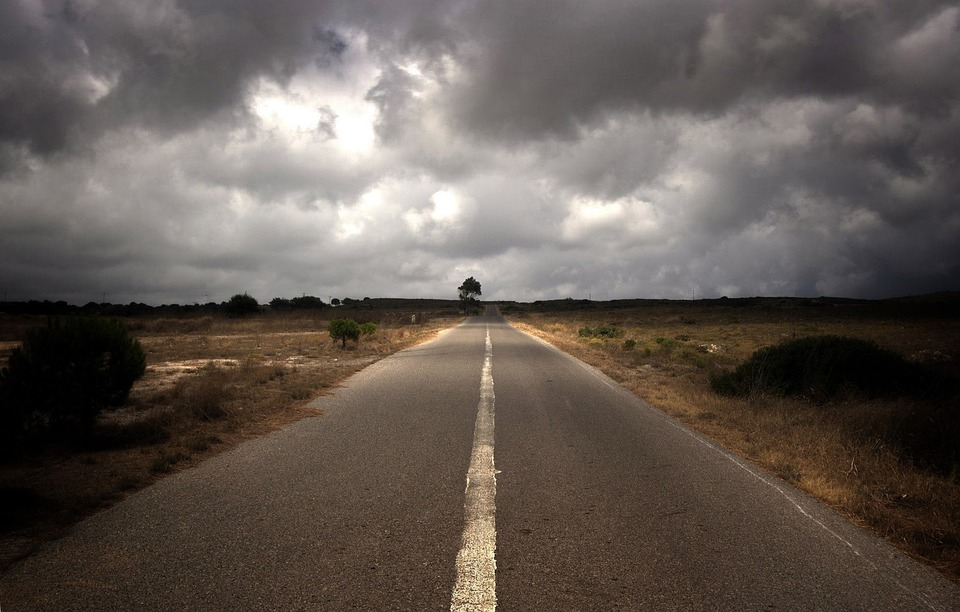
#> input picture examples/cloudy.jpg, 960 x 612 px
$ python -i weathercv.py   (imports and definitions only)
#> lines starting #> are read from the running program, lines starting #| are printed output that depends on the picture; after the words box and inside, x2 and y2 are one past the last pixel; in counts of white or black regions, pixels touching at a corner belong together
import cv2
import numpy as np

def _get_sky_region(image, fraction=0.3):
    height = image.shape[0]
    return image[:int(height * fraction), :]

def _get_brightness(image):
    hsv = cv2.cvtColor(image, cv2.COLOR_BGR2HSV)
    return np.mean(hsv[:, :, 2]) / 255.0

def _get_saturation(image):
    hsv = cv2.cvtColor(image, cv2.COLOR_BGR2HSV)
    return np.mean(hsv[:, :, 1]) / 255.0

def _get_contrast(image):
    gray = cv2.cvtColor(image, cv2.COLOR_BGR2GRAY)
    return gray.std() / 255.0

def _get_edge_density(image):
    gray = cv2.cvtColor(image, cv2.COLOR_BGR2GRAY)
    edges = cv2.Canny(gray, 50, 150)
    return np.sum(edges > 0) / edges.size

def _is_forest(image):
    hsv = cv2.cvtColor(image, cv2.COLOR_BGR2HSV)
    hue = hsv[:, :, 0]
    green_mask = (hue > 35) & (hue < 85)
    green_ratio = np.sum(green_mask) / (image.shape[0] * image.shape[1])
    return green_ratio > 0.25

def classify_weather(img: str):
    """
    Classify the weather based on brightness, saturation, contrast, and edge density.

    Args:
        img (str): The path to the image file.

    Returns:
        dict: The detected weather condition.
    """
#> called with img = 'examples/cloudy.jpg'

    image = cv2.imread(img)
#> image is the input picture: shape (612, 960, 3); mean B, G, R 83, 89.6, 98.5
    sky = _get_sky_region(image)
#> in _get_sky_region, `return image[:int(height * fraction), :]`:
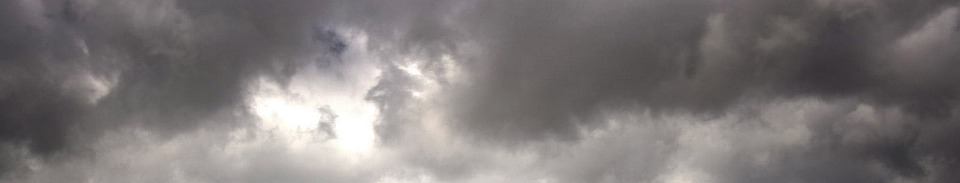
#> returned value: shape (183, 960, 3); mean of channels 0, 1, 2 119.9, 120.2, 125; drawn as B, G, R
    brightness = _get_brightness(sky)
#> in _get_brightness, `hsv = cv2.cvtColor(image, cv2.COLOR_BGR2HSV)`: hsv: shape (183, 960, 3); mean H, S, V 76.8, 13.5, 125.3
#> brightness = 0.491
    saturation = _get_saturation(sky)
#> saturation = 0.0531
    contrast = _get_contrast(sky)
#> contrast = 0.179
    edge_density = _get_edge_density(image)
#> in _get_edge_density, `gray = cv2.cvtColor(image, cv2.COLOR_BGR2GRAY)`:
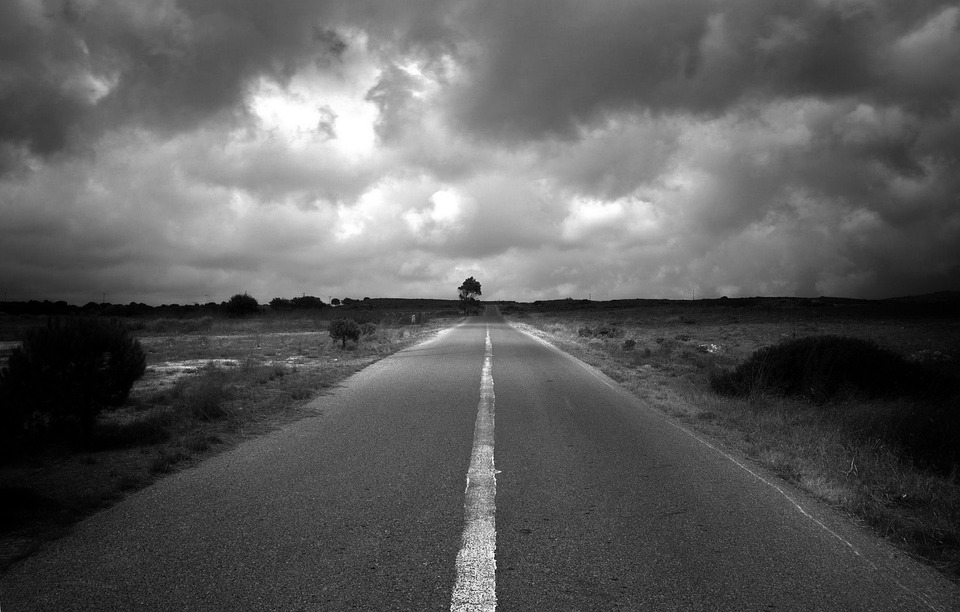
#> gray: shape (612, 960); min 0, max 255, mean 91.5
#> in _get_edge_density, `edges = cv2.Canny(gray, 50, 150)`:
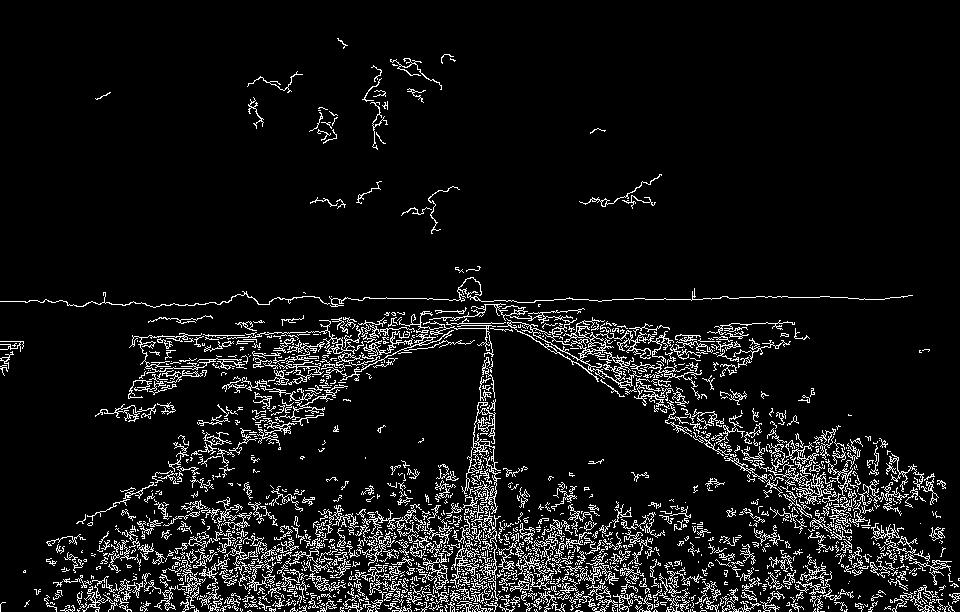
#> edges: shape (612, 960); 7.7% white in thin lines or dots
#> edge_density = 0.0768
    forest = _is_forest(image)
#> in _is_forest, `hsv = cv2.cvtColor(image, cv2.COLOR_BGR2HSV)`: hsv: shape (612, 960, 3); mean H, S, V 41.7, 60.8, 98.8
#> in _is_forest, `hue = hsv[:, :, 0]`:
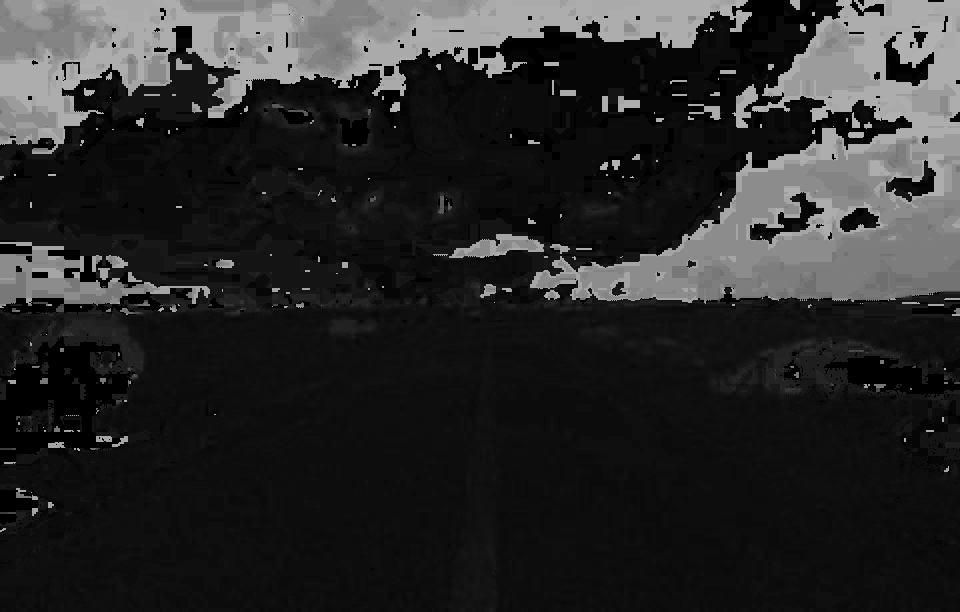
#> hue: shape (612, 960); min 0, max 177, mean 41.7
#> in _is_forest, `green_mask = (hue > 35) & (hue < 85)`:
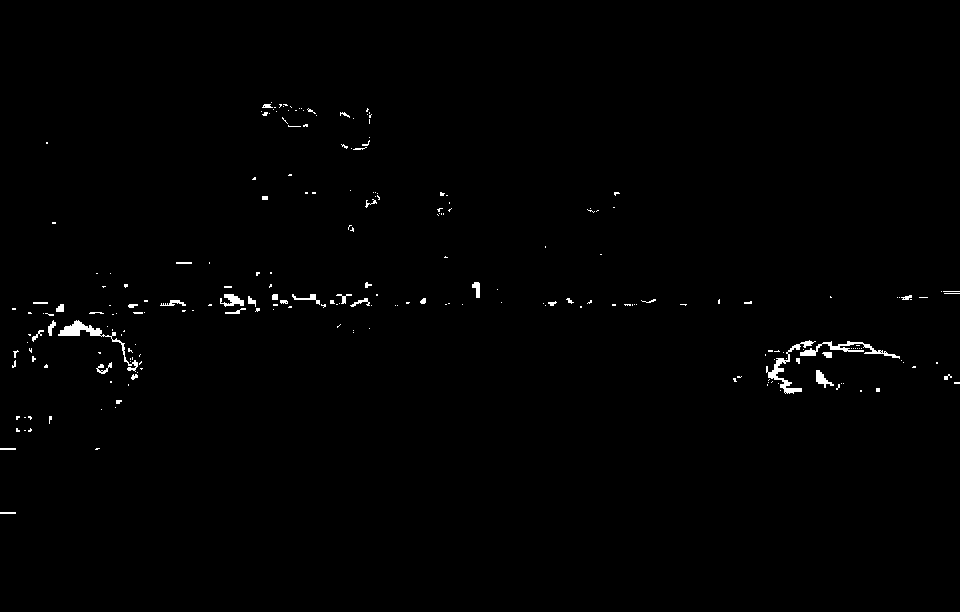
#> green_mask: shape (612, 960) bool; 0.71% white; 231 white regions (190 under 20 px), largest, box (x1, y1, x2, y2) and area: (58, 320, 138, 372) 542, (766, 340, 816, 394) 482, (800, 341, 900, 359) 445
#> in _is_forest, `green_ratio = np.sum(green_mask) / (image.shape[0] * image.shape[1])`: green_ratio = 0.00708
#> forest = False

    # Adjust thresholds based on scene type
    sun_brightness = 0.6 if not forest else 0.45
#> sun_brightness = 0.6
    sun_saturation = 0.3 if not forest else 0.5
#> sun_saturation = 0.3
    sun_contrast = 0.1 if not forest else 0.08
#> sun_contrast = 0.1
    rain_edge_density = 0.08 if not forest else 0.15
#> rain_edge_density = 0.08

    # Weather classification
    if brightness < 0.2:
        weather, weather_id = "Dark (Lowlight)", 0
    elif contrast < 0.07 and brightness > 0.3:
        weather, weather_id = "Foggy", 1
    elif edge_density > rain_edge_density and brightness < 0.5:
        weather, weather_id = "Rainy", 2
    elif brightness > sun_brightness and saturation > sun_saturation and contrast > sun_contrast:
        weather, weather_id = "Sunny", 3
    else:
        weather, weather_id = "Cloudy", 4

    return {
        "weather": weather,
        "weather_id": weather_id,
        "is_forest": forest,
        "brightness": brightness,
        "saturation": saturation,
        "contrast": contrast,
        "edge_density": edge_density
    }

>>> result = classify_weather('examples/cloudy.jpg')
#> result = {'weather': 'Cloudy', 'weather_id': 4, 'is_forest': False, 'brightness': 0.491, 'saturation': 0.0531, 'contrast': 0.179, 'edge_density': 0.0768}

$ run again, on examples/foggy_forest.jpg
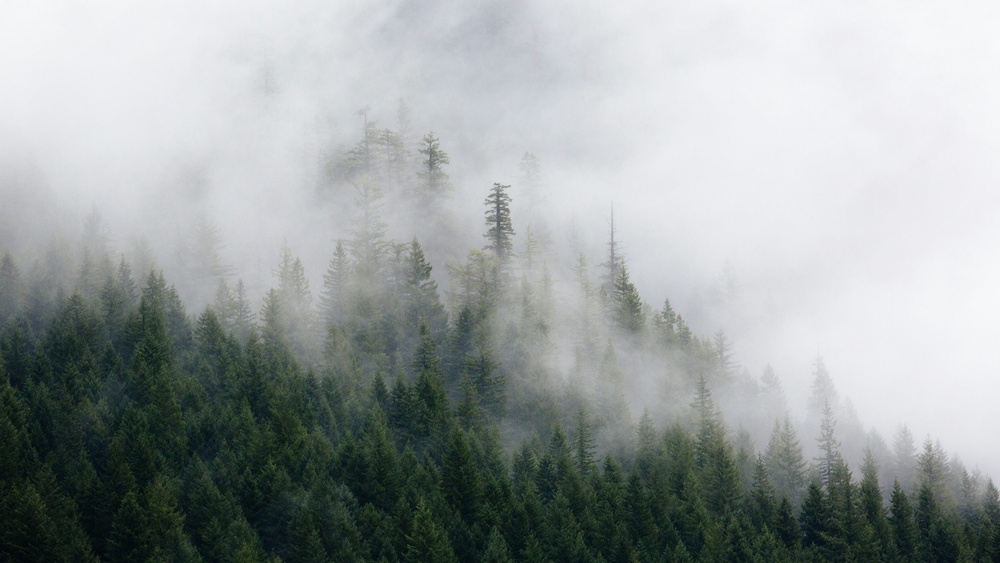
#> input picture examples/foggy_forest.jpg, 1000 x 563 px, shrunk from 3000 x 1688 before the run
#> in classify_weather, image is the input picture: shape (563, 1000, 3); mean B, G, R 160.3, 160.6, 155
#> brightness = 0.906
#> saturation = 0.0251
#> contrast = 0.0664
#> in _get_edge_density, `edges = cv2.Canny(gray, 50, 150)`:
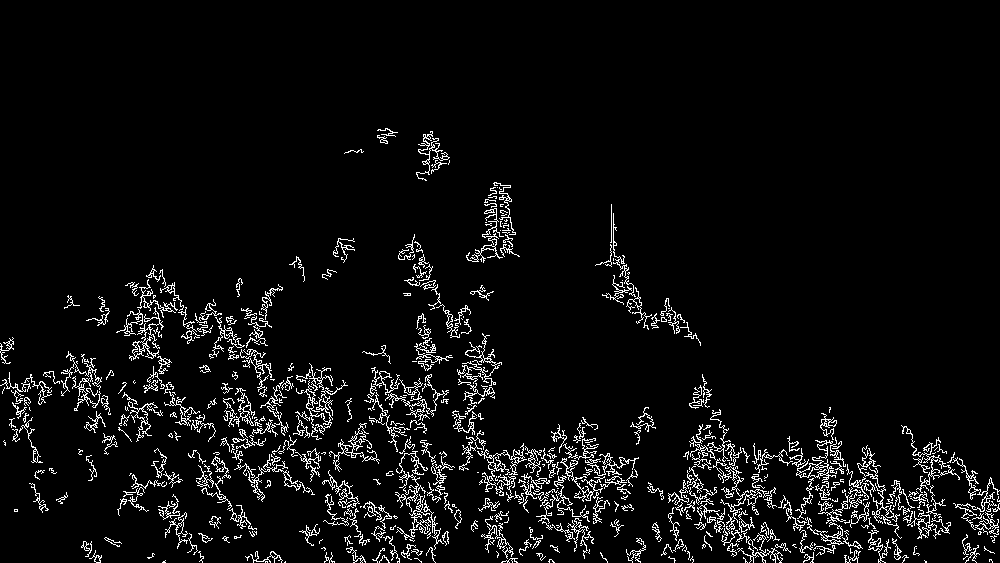
#> edges: shape (563, 1000); 5.2% white in thin lines or dots, all inside (x1, y1, x2, y2) = (0, 128, 1000, 563)
#> edge_density = 0.0523
#> in _is_forest, `green_mask = (hue > 35) & (hue < 85)`:
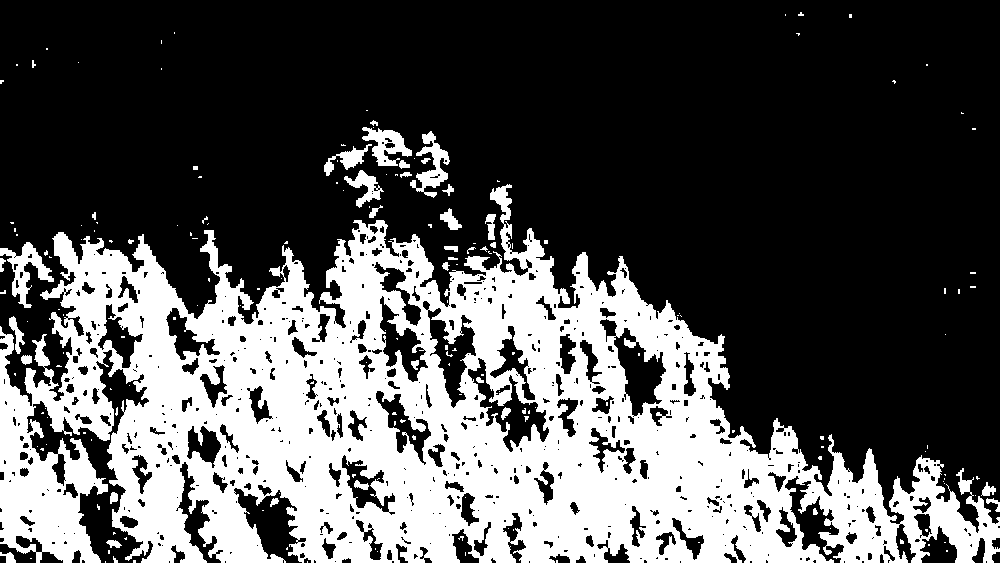
#> green_mask: shape (563, 1000) bool; 33% white; 185 white regions (147 under 20 px), largest, box (x1, y1, x2, y2) and area: (0, 184, 1000, 563) 178461, (0, 242, 54, 308) 1197, (410, 131, 450, 198) 1000
#> green_ratio = 0.33
#> forest = True
#> sun_brightness = 0.45
#> sun_saturation = 0.5
#> sun_contrast = 0.08
#> rain_edge_density = 0.15
#> result = {'weather': 'Foggy', 'weather_id': 1, 'is_forest': True, 'brightness': 0.906, 'saturation': 0.0251, 'contrast': 0.0664, 'edge_density': 0.0523}
